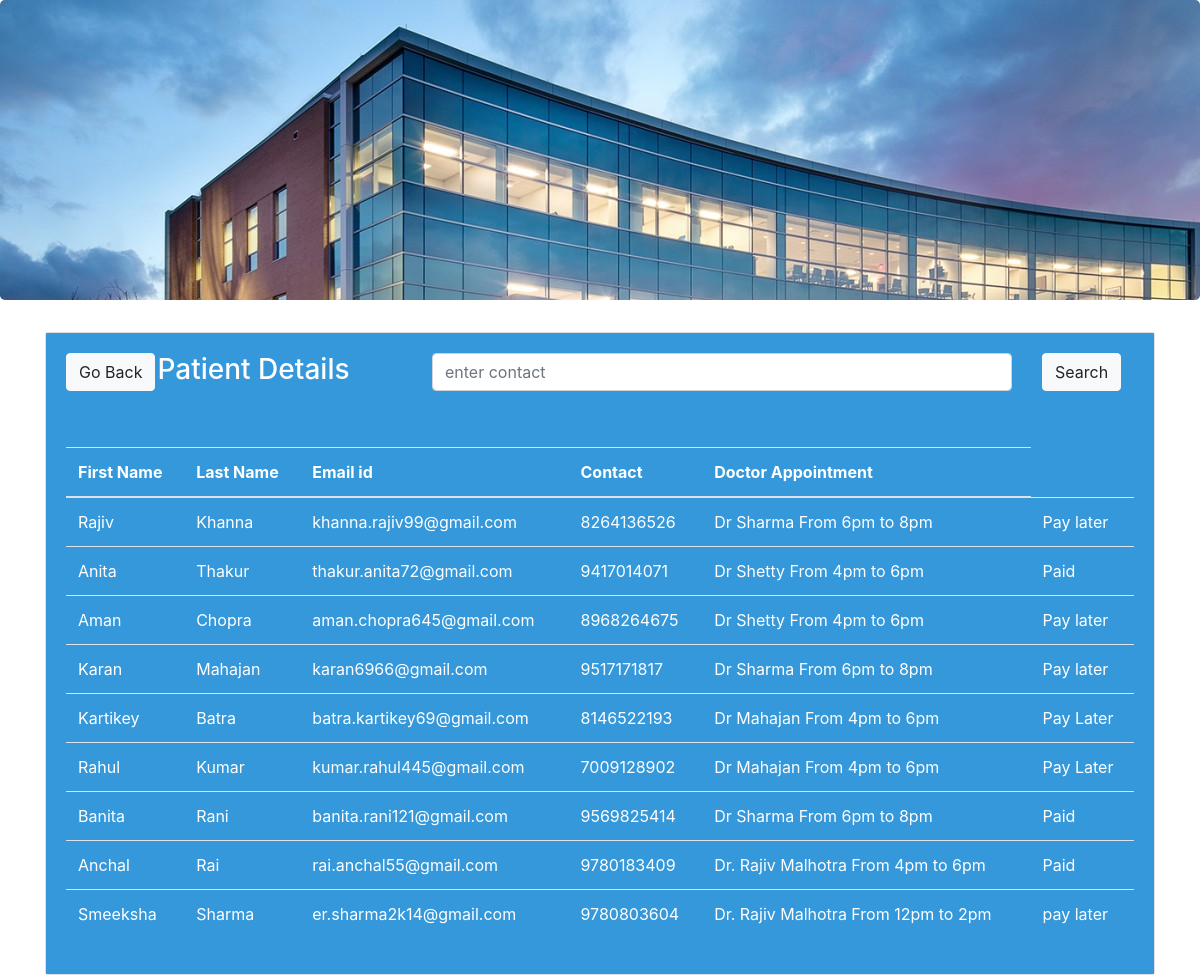
Page /patient-detail.php on the committed database.
### tables this page shows
CREATE TABLE `doctorapp` (
  `fname` varchar(40) NOT NULL,
  `lname` varchar(40) NOT NULL,
  `email` varchar(40) NOT NULL,
  `contact` varchar(40) NOT NULL,
  `docapp` varchar(60) NOT NULL,
  `payment` varchar(100) NOT NULL
);

### func.php (the view, shortened to what this page needs)
<?php
$con=mysqli_connect("localhost","root","","hospital");
function get_patient_details(){
    global $con;
    $query="select * from doctorapp";
    $result=mysqli_query($con,$query);
    while($row=mysqli_fetch_array($result)){
        $fname=$row['fname'];
        $lname=$row['lname'];
        $email=$row['email'];
        $contact=$row['contact'];
        $docapp=$row['docapp'];
        $payment=$row['payment'];
        echo "<tr>
        <td>$fname</td>
        <td>$lname</td>
        <td>$email</td>
        <td>$contact</td>
        <td>$docapp</td>
        <td>$payment</td>
    </tr>";
    }
}
?>

### patient-detail.php (shortened to what this page needs)
<!DOCTYPE html>
<?php
include("func.php");
?>
<html lang="en">
<head>
    <link rel="stylesheet" href="https://cdn.jsdelivr.net/npm/bootstrap@4.0.0/dist/css/bootstrap.min.css">
</head>
<body>
<div class="jumbotron" style="background:url('images/2.jpeg') no-repeat;background-size:cover;height:300px;"></div>
    <div class="container">
        <div class="card">
            <div class="card-body" style="background-color:#3498DB;color:#ffffff;">
            <div class="row">
                <div class="col-md-1">
                    <a href="admin-panel.php" class="btn btn-light">Go Back</a>
                </div>
                <div class="col-md-3"><h3>Patient Details</h3></div>
                <div class="col-md-8">
                    <form class="form-group" action="search-patient.php" method="post">
                        <div class="row">
                            <div class="col-md-10"><input type="text" name="search" class="form-control" placeholder="enter contact"></div>
                        <div class="col-md-2"><input type="submit" name="patient_search-submit" class="btn btn-light" value="Search"></div>
                        </div>
                    </form>
            </div>
            </div>
</div>
            <div class="card-body" style="background-color:#3498DB;color:#ffffff;">
            <table class="table table-hover">
  <thead>
    <tr>
      <th>First Name</th>
      <th>Last Name</th>
      <th>Email id</th>
      <th>Contact</th>
      <th>Doctor Appointment</th>
    </tr>
  </thead>
  <tbody>
    <?php get_patient_details();?>
  </tbody>
</table>
</div>
</div>
</body>
</html>

### rows in the picture
doctorapp: fname "Rajiv", lname "Khanna", email "khanna.rajiv99@gmail.com", contact "8264136526", docapp "Dr Sharma From 6pm to 8pm", payment "Pay later"
doctorapp: fname "Anita", lname "Thakur", email "thakur.anita72@gmail.com", contact "9417014071", docapp "Dr Shetty From 4pm to 6pm", payment "Paid"
doctorapp: fname "Aman", lname "Chopra", email "aman.chopra645@gmail.com", contact "8968264675", docapp "Dr Shetty From 4pm to 6pm", payment "Pay later"
doctorapp: fname "Karan", lname "Mahajan", email "karan6966@gmail.com", contact "9517171817", docapp "Dr Sharma From 6pm to 8pm", payment "Pay later"
doctorapp: fname "Kartikey", lname "Batra", email "batra.kartikey69@gmail.com", contact "8146522193", docapp "Dr Mahajan From 4pm to 6pm", payment "Pay Later"
doctorapp: fname "Rahul", lname "Kumar", email "kumar.rahul445@gmail.com", contact "7009128902", docapp "Dr Mahajan From 4pm to 6pm", payment "Pay Later"
doctorapp: fname "Banita", lname "Rani", email "banita.rani121@gmail.com", contact "9569825414", docapp "Dr Sharma From 6pm to 8pm", payment "Paid"
doctorapp: fname "Anchal", lname "Rai", email "rai.anchal55@gmail.com", contact "9780183409", docapp "Dr. Rajiv Malhotra From 4pm to 6pm", payment "Paid"
doctorapp: fname "Smeeksha", lname "Sharma", email "er.sharma2k14@gmail.com", contact "9780803604", docapp "Dr. Rajiv Malhotra From 12pm to 2pm", payment "pay later"
